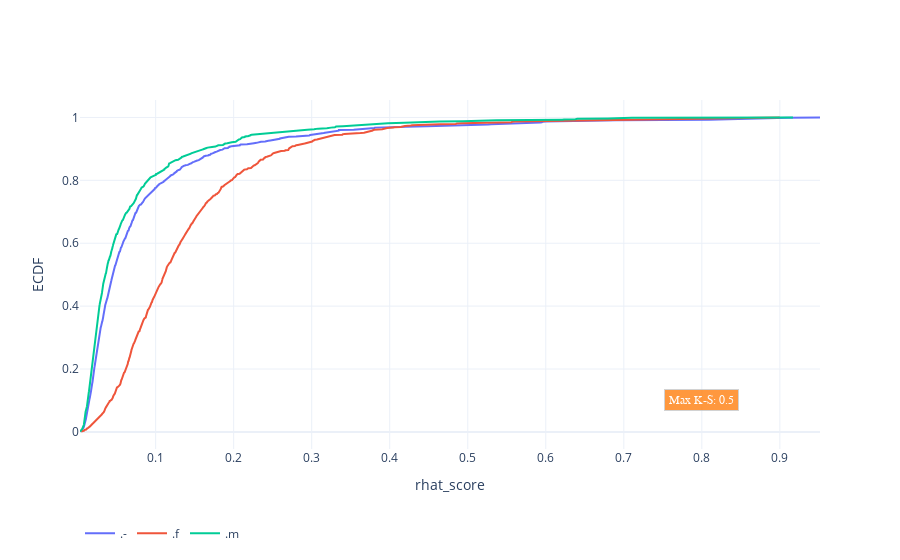

The cell this chart's notebook holds for it:
### Code cell
from scipy.stats import norm

def ecdf(data):
    """ Compute ECDF """
    x = np.sort(data)
    n = x.size
    y = np.arange(1, n+1) / n
    return(x,y)

def plot_ecdf(df):
    '''
    In an ECDF, x-axis correspond to the range of values for variables 
    and on the y-axis we plot the proportion of data points that are less 
    than are equal to corresponding x-axis value.
    
    https://cmdlinetips.com/2019/05/empirical-cumulative-distribution-function-ecdf-in-python/
    '''    
    data = []
    column = ""
    title  = ""
    for group in df.columns:
        x, y = ecdf(list(df[group]))
        data.append(
            go.Scatter(
                name=column + "." + str(group),
                y=y,
                x=x,
            )
        )  


    fig = go.Figure(data=data)

    # Change the bar mode
    fig.update_layout(
        template=TEMPLATE,
        legend_orientation="h",
        xaxis_title="rhat_score",
        yaxis_title="ECDF",
        legend=dict(y=-0.2),
        title=title,
    )

    fig.add_annotation(
        x=0.8,
        y=0.1,
        xref="x",
        yref="y",
        text="Max K-S: {}".format(0.5),
        showarrow=False,
        font=dict(
            family="Courier New, monospace",
            size=12,
            color="#ffffff"
            ),
        align="center",
        bordercolor="#c7c7c7",
        borderwidth=1,
        borderpad=4,
        bgcolor="#ff7f0e",
        opacity=0.8
    )

    return fig
        
plot_ecdf(df_pivot)

### Figure 1 — Plotly figure (JSON) as saved in the notebook; plotly's stock layout.template omitted (floating-point values rounded to 4 significant figures; data arrays with more than 128 entries replaced by an {"elided": "..."} marker saying what was removed)
{"data": [{"name": ".-", "type": "scatter", "x": {"elided": "928 float values"}, "y": {"elided": "928 float values"}}, {"name": ".f", "type": "scatter", "x": {"elided": "928 float values"}, "y": {"elided": "928 float values"}}, {"name": ".m", "type": "scatter", "x": {"elided": "928 float values"}, "y": {"elided": "928 float values"}}], "layout": {"annotations": [{"align": "center", "bgcolor": "#ff7f0e", "bordercolor": "#c7c7c7", "borderpad": 4, "borderwidth": 1, "font": {"color": "#ffffff", "family": "Courier New, monospace", "size": 12}, "opacity": 0.8, "showarrow": false, "text": "Max K-S: 0.5", "x": 0.8, "xref": "x", "y": 0.1, "yref": "y"}], "legend": {"orientation": "h", "y": -0.2}, "title": {"text": ""}, "xaxis": {"title": {"text": "rhat_score"}}, "yaxis": {"title": {"text": "ECDF"}}}}
